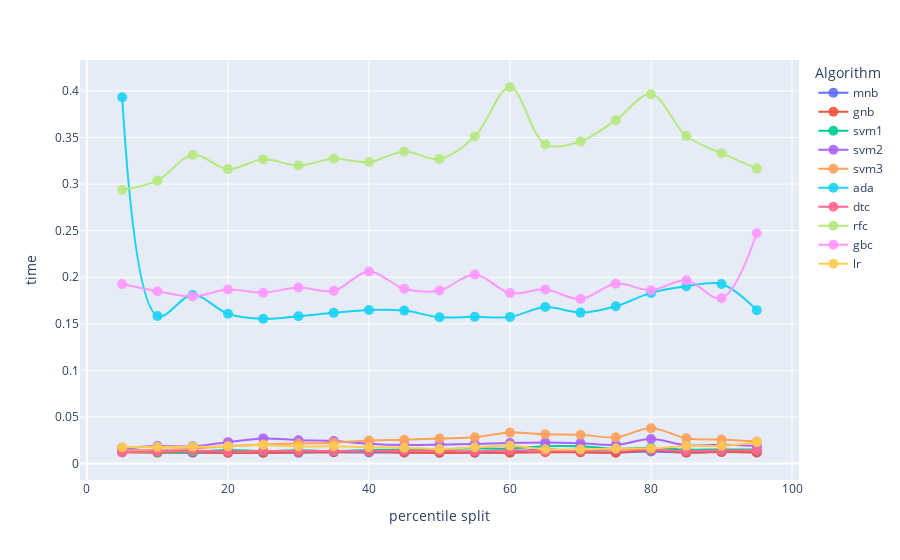

The notebook cell this image was saved under:
### Code cell
fig = px.line(pd.DataFrame(times_per_clf))
fig.update_layout(
    yaxis_title="time",
    xaxis_title="percentile split",
    legend_title_text='Algorithm'
)
fig.update_traces(line_traces)

fig.show()

### Figure 1 — Plotly figure (JSON) as saved in the notebook; plotly's stock layout.template omitted (floating-point values rounded to 4 significant figures)
{"data": [{"hovertemplate": "variable=mnb<br>index=%{x}<br>value=%{y}<extra></extra>", "legendgroup": "mnb", "line": {"color": "#636efa", "dash": "solid", "shape": "spline", "smoothing": 1}, "marker": {"opacity": 0.9, "size": 10}, "mode": "lines+markers", "name": "mnb", "orientation": "v", "showlegend": true, "type": "scatter", "x": [5, 10, 15, 20, 25, 30, 35, 40, 45, 50, 55, 60, 65, 70, 75, 80, 85, 90, 95], "xaxis": "x", "y": [0.01664, 0.01301, 0.01178, 0.01169, 0.0117, 0.01175, 0.01212, 0.0119, 0.01195, 0.01167, 0.01169, 0.0119, 0.01569, 0.0124, 0.01202, 0.01307, 0.01178, 0.01239, 0.01195], "yaxis": "y"}, {"hovertemplate": "variable=gnb<br>index=%{x}<br>value=%{y}<extra></extra>", "legendgroup": "gnb", "line": {"color": "#EF553B", "dash": "solid", "shape": "spline", "smoothing": 1}, "marker": {"opacity": 0.9, "size": 10}, "mode": "lines+markers", "name": "gnb", "orientation": "v", "showlegend": true, "type": "scatter", "x": [5, 10, 15, 20, 25, 30, 35, 40, 45, 50, 55, 60, 65, 70, 75, 80, 85, 90, 95], "xaxis": "x", "y": [0.01207, 0.01165, 0.01181, 0.01176, 0.01163, 0.01231, 0.01233, 0.0131, 0.01187, 0.01168, 0.01182, 0.01176, 0.01217, 0.01214, 0.01171, 0.01432, 0.012, 0.01261, 0.0119], "yaxis": "y"}, {"hovertemplate": "variable=svm1<br>index=%{x}<br>value=%{y}<extra></extra>", "legendgroup": "svm1", "line": {"color": "#00cc96", "dash": "solid", "shape": "spline", "smoothing": 1}, "marker": {"opacity": 0.9, "size": 10}, "mode": "lines+markers", "name": "svm1", "orientation": "v", "showlegend": true, "type": "scatter", "x": [5, 10, 15, 20, 25, 30, 35, 40, 45, 50, 55, 60, 65, 70, 75, 80, 85, 90, 95], "xaxis": "x", "y": [0.01255, 0.01237, 0.0126, 0.01468, 0.01338, 0.01435, 0.01341, 0.0146, 0.01517, 0.01534, 0.01658, 0.01607, 0.01874, 0.01854, 0.0158, 0.01699, 0.01495, 0.01519, 0.01523], "yaxis": "y"}, {"hovertemplate": "variable=svm2<br>index=%{x}<br>value=%{y}<extra></extra>", "legendgroup": "svm2", "line": {"color": "#ab63fa", "dash": "solid", "shape": "spline", "smoothing": 1}, "marker": {"opacity": 0.9, "size": 10}, "mode": "lines+markers", "name": "svm2", "orientation": "v", "showlegend": true, "type": "scatter", "x": [5, 10, 15, 20, 25, 30, 35, 40, 45, 50, 55, 60, 65, 70, 75, 80, 85, 90, 95], "xaxis": "x", "y": [0.01617, 0.01876, 0.01865, 0.02299, 0.02702, 0.02513, 0.02433, 0.0213, 0.01988, 0.0203, 0.0211, 0.02198, 0.02269, 0.02188, 0.02006, 0.02639, 0.01968, 0.02026, 0.01911], "yaxis": "y"}, {"hovertemplate": "variable=svm3<br>index=%{x}<br>value=%{y}<extra></extra>", "legendgroup": "svm3", "line": {"color": "#FFA15A", "dash": "solid", "shape": "spline", "smoothing": 1}, "marker": {"opacity": 0.9, "size": 10}, "mode": "lines+markers", "name": "svm3", "orientation": "v", "showlegend": true, "type": "scatter", "x": [5, 10, 15, 20, 25, 30, 35, 40, 45, 50, 55, 60, 65, 70, 75, 80, 85, 90, 95], "xaxis": "x", "y": [0.01417, 0.0148, 0.0159, 0.0189, 0.02046, 0.02146, 0.02247, 0.0248, 0.02564, 0.02693, 0.02833, 0.03326, 0.03138, 0.03091, 0.02822, 0.03787, 0.02725, 0.02572, 0.02379], "yaxis": "y"}, {"hovertemplate": "variable=ada<br>index=%{x}<br>value=%{y}<extra></extra>", "legendgroup": "ada", "line": {"color": "#19d3f3", "dash": "solid", "shape": "spline", "smoothing": 1}, "marker": {"opacity": 0.9, "size": 10}, "mode": "lines+markers", "name": "ada", "orientation": "v", "showlegend": true, "type": "scatter", "x": [5, 10, 15, 20, 25, 30, 35, 40, 45, 50, 55, 60, 65, 70, 75, 80, 85, 90, 95], "xaxis": "x", "y": [0.3932, 0.1584, 0.181, 0.1608, 0.1553, 0.1581, 0.1618, 0.1648, 0.1642, 0.1571, 0.1576, 0.1575, 0.168, 0.162, 0.1689, 0.1832, 0.1903, 0.1928, 0.1647], "yaxis": "y"}, {"hovertemplate": "variable=dtc<br>index=%{x}<br>value=%{y}<extra></extra>", "legendgroup": "dtc", "line": {"color": "#FF6692", "dash": "solid", "shape": "spline", "smoothing": 1}, "marker": {"opacity": 0.9, "size": 10}, "mode": "lines+markers", "name": "dtc", "orientation": "v", "showlegend": true, "type": "scatter", "x": [5, 10, 15, 20, 25, 30, 35, 40, 45, 50, 55, 60, 65, 70, 75, 80, 85, 90, 95], "xaxis": "x", "y": [0.01225, 0.013, 0.01387, 0.01311, 0.01346, 0.01386, 0.01341, 0.01332, 0.01406, 0.0137, 0.01324, 0.01444, 0.01364, 0.01346, 0.01499, 0.01479, 0.01362, 0.01416, 0.01424], "yaxis": "y"}, {"hovertemplate": "variable=rfc<br>index=%{x}<br>value=%{y}<extra></extra>", "legendgroup": "rfc", "line": {"color": "#B6E880", "dash": "solid", "shape": "spline", "smoothing": 1}, "marker": {"opacity": 0.9, "size": 10}, "mode": "lines+markers", "name": "rfc", "orientation": "v", "showlegend": true, "type": "scatter", "x": [5, 10, 15, 20, 25, 30, 35, 40, 45, 50, 55, 60, 65, 70, 75, 80, 85, 90, 95], "xaxis": "x", "y": [0.2938, 0.3037, 0.3313, 0.3161, 0.3266, 0.3199, 0.3271, 0.3237, 0.335, 0.327, 0.3511, 0.4039, 0.3428, 0.3458, 0.3686, 0.3965, 0.3517, 0.3332, 0.3166], "yaxis": "y"}, {"hovertemplate": "variable=gbc<br>index=%{x}<br>value=%{y}<extra></extra>", "legendgroup": "gbc", "line": {"color": "#FF97FF", "dash": "solid", "shape": "spline", "smoothing": 1}, "marker": {"opacity": 0.9, "size": 10}, "mode": "lines+markers", "name": "gbc", "orientation": "v", "showlegend": true, "type": "scatter", "x": [5, 10, 15, 20, 25, 30, 35, 40, 45, 50, 55, 60, 65, 70, 75, 80, 85, 90, 95], "xaxis": "x", "y": [0.1927, 0.1849, 0.1795, 0.1868, 0.1835, 0.1889, 0.1855, 0.2062, 0.1876, 0.1859, 0.2029, 0.183, 0.187, 0.1767, 0.1931, 0.1861, 0.1967, 0.1775, 0.2473], "yaxis": "y"}, {"hovertemplate": "variable=lr<br>index=%{x}<br>value=%{y}<extra></extra>", "legendgroup": "lr", "line": {"color": "#FECB52", "dash": "solid", "shape": "spline", "smoothing": 1}, "marker": {"opacity": 0.9, "size": 10}, "mode": "lines+markers", "name": "lr", "orientation": "v", "showlegend": true, "type": "scatter", "x": [5, 10, 15, 20, 25, 30, 35, 40, 45, 50, 55, 60, 65, 70, 75, 80, 85, 90, 95], "xaxis": "x", "y": [0.01751, 0.01786, 0.01802, 0.01832, 0.02001, 0.01841, 0.01855, 0.01761, 0.01709, 0.01575, 0.01748, 0.01907, 0.0153, 0.01531, 0.01617, 0.01632, 0.01901, 0.01902, 0.02286], "yaxis": "y"}], "layout": {"legend": {"title": {"text": "Algorithm"}, "tracegroupgap": 0}, "margin": {"t": 60}, "xaxis": {"anchor": "y", "domain": [0, 1], "title": {"text": "percentile split"}}, "yaxis": {"anchor": "x", "domain": [0, 1], "title": {"text": "time"}}}}
